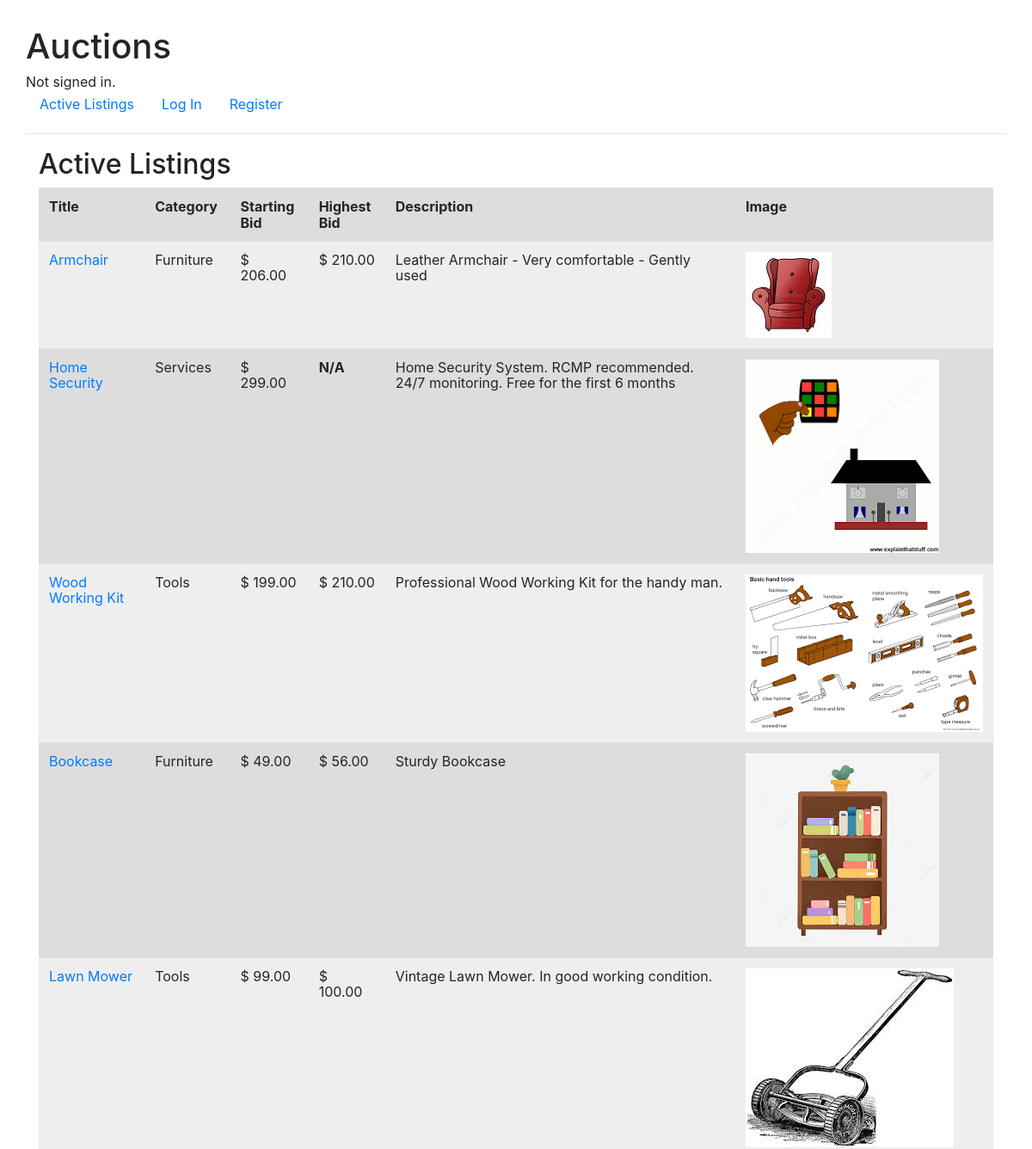
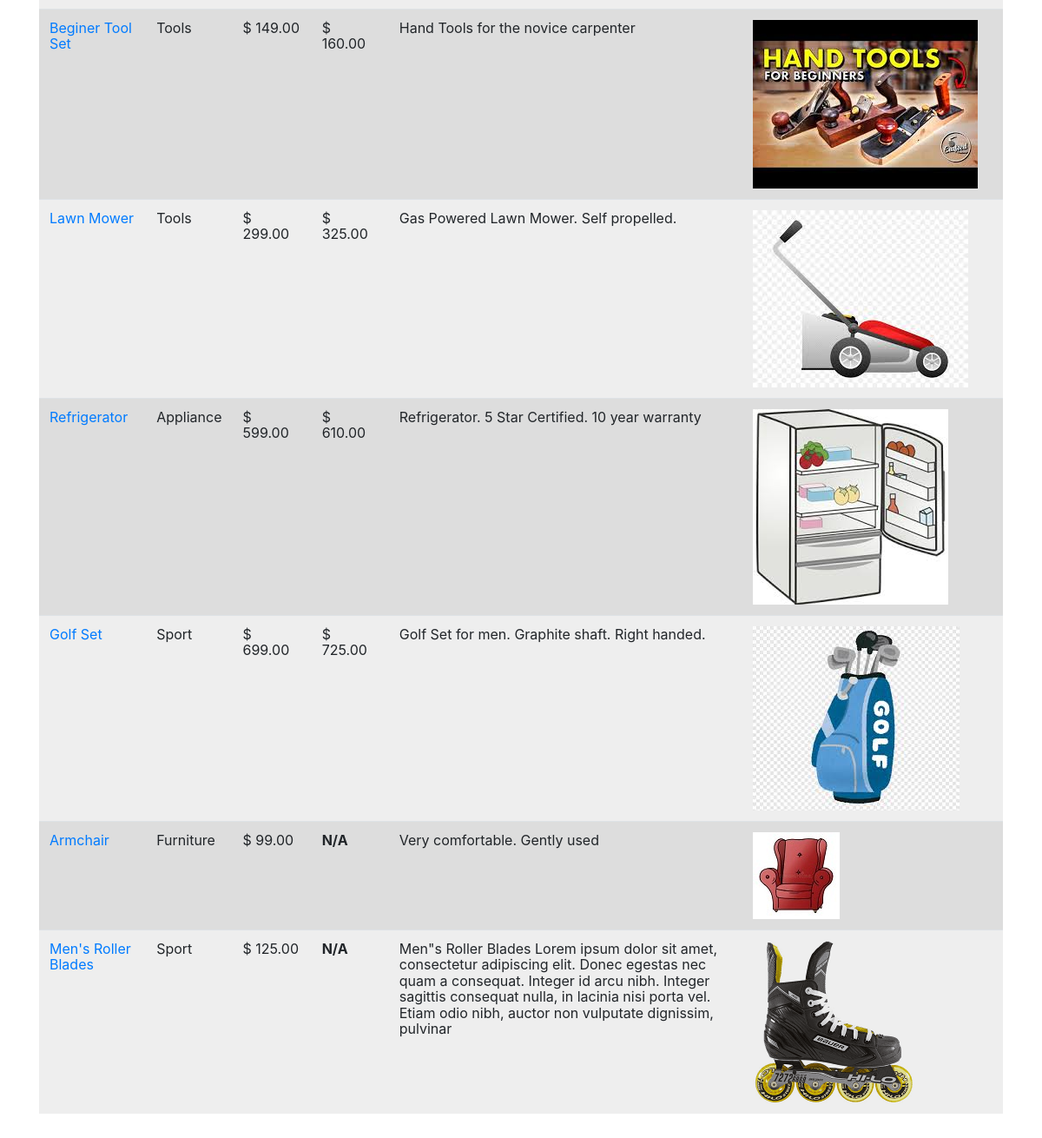
The page / on the database its author committed (2 pictures, top to bottom).
### auctions/models.py (models this page shows, shortened)
class Listing(models.Model):
    title = models.CharField(max_length=32)
    description = models.CharField(max_length=256)
    starting_bid = models.DecimalField(max_digits=7, decimal_places=2)
    category = models.CharField(max_length=32)
    date_listed = models.DateField(auto_now_add=True)
    active = models.BooleanField(default=True)
    user_id = models.ForeignKey(User, on_delete=models.CASCADE, related_name="sellers")
    image = models.URLField(max_length=256, blank=True)
    bid_count = models.IntegerField(default=0)
    max_bid = models.DecimalField(max_digits=7, decimal_places=2, default=0.00)

### auctions/views.py (the view)
# urls.py: path("", views.ListingListView.as_view(), name="index"),
class ListingListView(ListView):
    template_name = 'auctions/index.html'
    context_object_name = 'listing_list'
    def get_queryset(self, **kwargs):
        queryset = Listing.objects.filter(active=True)
        if self.request.GET.get('user'):
            queryset = queryset.filter(user_id__username=self.request.GET.get('user'))
        elif self.request.GET.get('category'):
            queryset = queryset.filter(category=self.request.GET.get('category'))
        return queryset
    def get_context_data(self, **kwargs):
        context = super(ListingListView, self).get_context_data(**kwargs)
        if self.request.GET.get('user'):
            context['PageTitle'] = 'Listing for User: ' + self.request.GET.get('user')
        elif self.request.GET.get('category'):
            context['PageTitle'] = 'Listing for category: ' + (self.request.GET.get('category'))
        return context

### auctions/templates/auctions/index.html
{% extends "auctions/layout.html" %}
{% block body %}
    <div class="container">
    {%  if PageTitle %}
        <h2>{{ PageTitle }}</h2>
    {% else %}
        <h2>Active Listings</h2>
    {% endif %}
    {% if listing_list %}
        <table class="table">
            <tr>
                <th class="span2">Title</th>
                <th class="span2">Category</th>
                <th class="span1">Starting Bid</th>
                <th class="span1">Highest Bid</th>
                <th class="span5">Description</th>
                <th class="span1">Image</th>
            </tr>
            {% for listing in listing_list %}
                <tr>
                    <td>
                        <a href="{% url 'detail' listing.id %}">{{ listing.title }}</a>
                    </td>
                    <td>{{ listing.category }}</td>
                    <td>$ {{ listing.starting_bid }}</td>
                    <td>
                        {% if listing.max_bid == 0 %}
                            <strong>N/A</strong>
                        {% else %}
                            $ {{ listing.max_bid }}</td>
                        {% endif %}
                    <td class="text-left">{{ listing.description }}</td>
                    <td class="images"><img src="{{ listing.image }}" alt="image"></td>
                </tr>
            {% endfor %}
        </table>
    {% else %}
        <p>No active listings found</p>
    {% endif %}
    </div>
{% endblock %}

### auctions/static/auctions/styles.css (style rules this page uses)
html { font-family: Arial, sans-serif; margin: 20px; padding: 10px; font-size: 16px; }
body { line-height: 1.15; }
table { width: 75%; border-collapse: collapse; padding: 5px; }
th, td { padding: 2px; text-align: left; }
tr:nth-child(even) { background: #eee; }
tr:nth-child(odd) { background: #ddd; }
.images { display: flex; flex-wrap: wrap; }

### rows shown on the page
Listing: title "Armchair", category "Furniture", starting_bid "206.00", max_bid "210.00", description "Leather Armchair - Very comfortable - Gently used", image (picture)
Listing: title "Home Security", category "Services", starting_bid "299.00", max_bid "N/A", description "Home Security System. RCMP recommended. 24/7 monitoring. Free for the first 6 months", image (picture)
Listing: title "Wood Working Kit", category "Tools", starting_bid "199.00", max_bid "210.00", description "Professional Wood Working Kit for the handy man.", image (picture)
Listing: title "Bookcase", category "Furniture", starting_bid "49.00", max_bid "56.00", description "Sturdy Bookcase", image (picture)
Listing: title "Lawn Mower", category "Tools", starting_bid "99.00", max_bid "100.00", description "Vintage Lawn Mower. In good working condition.", image (picture)
Listing: title "Beginer Tool Set", category "Tools", starting_bid "149.00", max_bid "160.00", description "Hand Tools for the novice carpenter", image (picture)
Listing: title "Lawn Mower", category "Tools", starting_bid "299.00", max_bid "325.00", description "Gas Powered Lawn Mower. Self propelled.", image (picture)
Listing: title "Refrigerator", category "Appliance", starting_bid "599.00", max_bid "610.00", description "Refrigerator. 5 Star Certified. 10 year warranty", image (picture)
Listing: title "Golf Set", category "Sport", starting_bid "699.00", max_bid "725.00", description "Golf Set for men. Graphite shaft. Right handed.", image (picture)
Listing: title "Armchair", category "Furniture", starting_bid "99.00", max_bid "N/A", description "Very comfortable. Gently used", image (picture)
Listing: title "Men's Roller Blades", category "Sport", starting_bid "125.00", max_bid "N/A", description "Men\"s Roller Blades Lorem ipsum dolor sit amet, consectetur adipiscing elit. Donec egestas nec quam a consequat. Integer id arcu nibh. Integer sagittis consequat nulla, in lacinia nisi porta vel. Etiam odio nibh, auctor non vulputate dignissim, pulvinar", image (picture)
